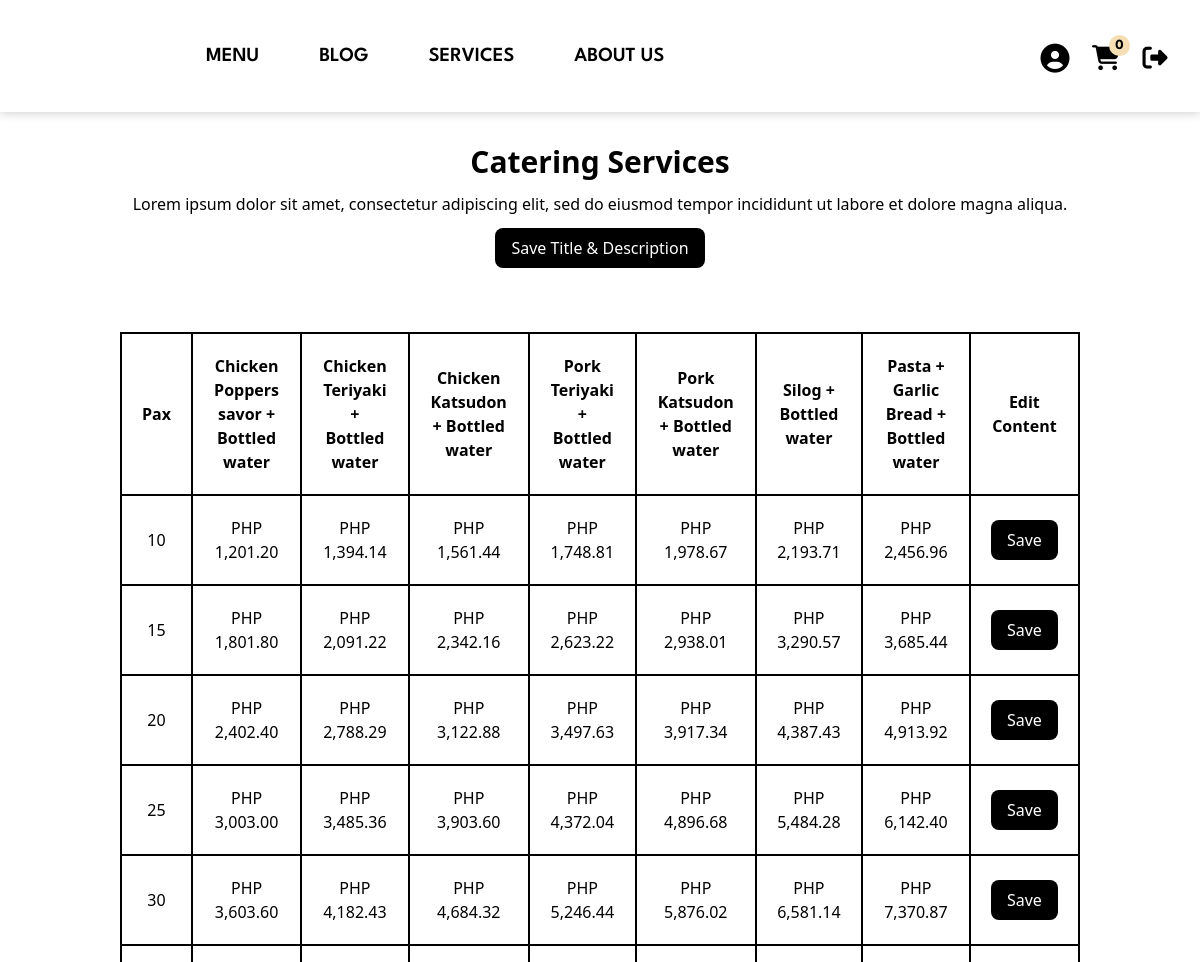
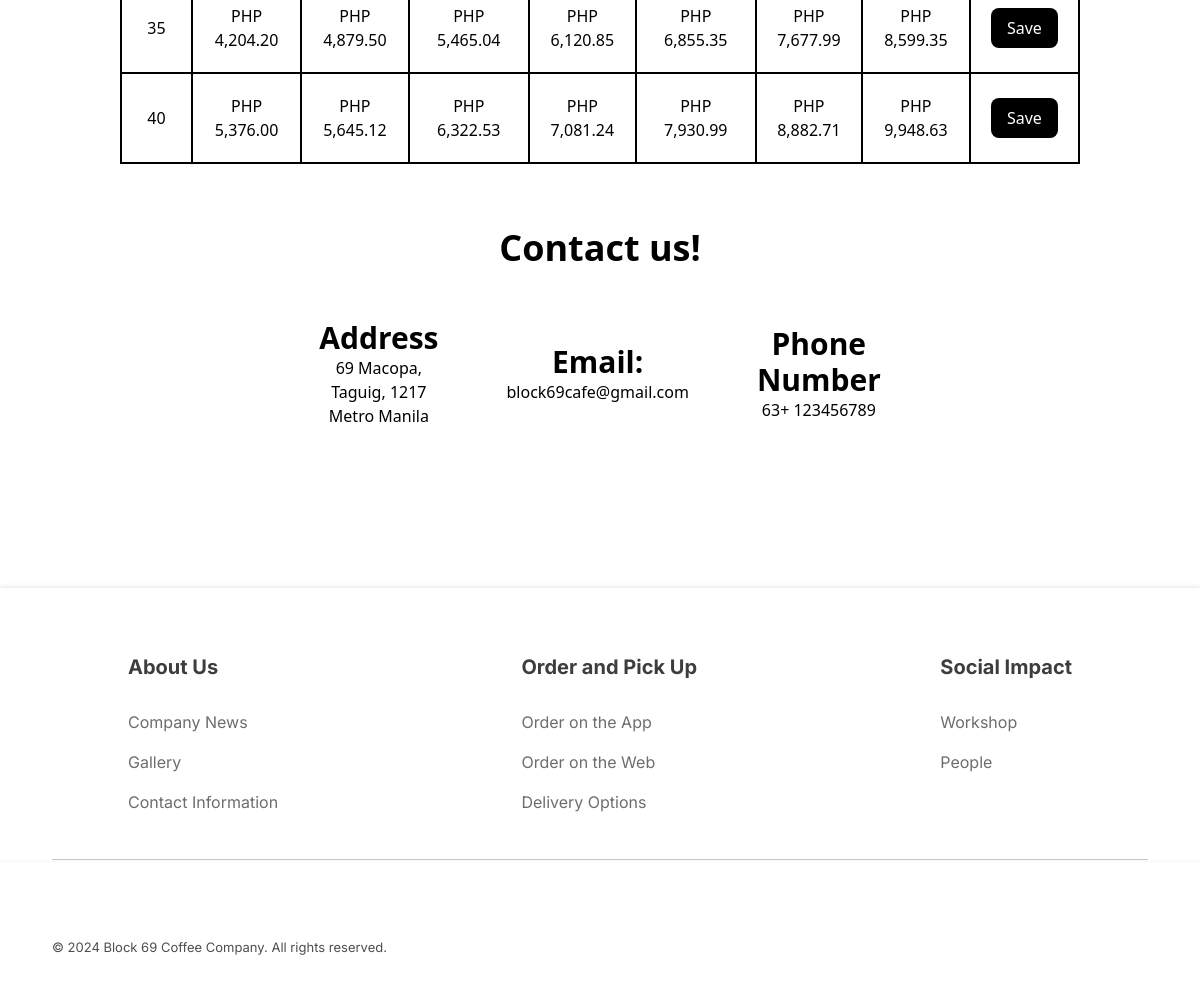
The app's page /cateringServices.php (signed in) with its own data (2 pictures, top to bottom).
### tables this page shows
CREATE TABLE `cateringservicescontent` (
  `id` int(11) NOT NULL,
  `title` varchar(1500) NOT NULL,
  `description` varchar(1500) NOT NULL
);

CREATE TABLE `cateringservicestable` (
  `id` int(11) NOT NULL,
  `pax` varchar(1500) NOT NULL,
  `cps` varchar(1500) NOT NULL,
  `ct` varchar(1500) NOT NULL,
  `ck` varchar(1500) NOT NULL,
  `pt` varchar(1500) NOT NULL,
  `pk` varchar(1500) NOT NULL,
  `silog` varchar(1500) NOT NULL,
  `pasta` varchar(1500) NOT NULL
);

CREATE TABLE `packagecontactcontent` (
  `id` int(11) NOT NULL,
  `img` varchar(1500) NOT NULL,
  `title` varchar(1500) NOT NULL,
  `description` varchar(1500) NOT NULL
);

### config/functions.php (called while the page is built, shortened)
<?php
function check_usertype($conn){
  if(isset($_SESSION['username'])){
    $username = $_SESSION['username'];
    $query = "SELECT status FROM useraccounts WHERE username = '$username'";
    $result = mysqli_query($conn, $query);
    if($result && mysqli_num_rows($result) > 0){
      $row = mysqli_fetch_assoc($result);
      $userStatus = $row['status'];
      return $userStatus;
    }
  }
}

### config/content-manage.php (called while the page is built, shortened)
<?php
  function get_cateringservicestable($conn){
    $query = "SELECT * FROM cateringservicestable";
    $result = mysqli_query($conn, $query);
    $all_content = mysqli_fetch_all($result, MYSQLI_ASSOC);
    return $all_content;
  }
  function get_cateringservicescontent($conn){
    $query = "SELECT * FROM cateringservicescontent";
    $result = mysqli_query($conn, $query);
    $all_content = mysqli_fetch_all($result, MYSQLI_ASSOC);
    return $all_content;
  }
  function get_packagecontactcontent($conn){
    $query = "SELECT * FROM packagecontactcontent";
    $result = mysqli_query($conn, $query);
    $all_content = mysqli_fetch_all($result, MYSQLI_ASSOC);
    return $all_content;
  }

### cateringServices.php (the view, shortened to what this page needs)
<?php
include_once './config/connect.php';
include_once './config/functions.php';
include_once './config/content-manage.php';
$conn = get_connection();
$cateringservicestable = get_cateringservicestable($conn);
$cateringservicescontent = get_cateringservicescontent($conn);
$packagecontactcontent = get_packagecontactcontent($conn);
include_once('partials/header.php');
?>
<script src="https://cdn.tailwindcss.com"></script>
<section class="flex flex-col gap-16 items-center">
    <div class="flex flex-col gap-3 text-center items-center" <?php if ($user_type == 'admin') echo 'contenteditable="true"'; ?>>
        <h1 class="text-3xl font-bold">
            <?php echo $cateringservicescontent[0]["title"]; ?>
        </h1>
        <h3 class="font-light">
            <?php echo $cateringservicescontent[0]["description"]; ?>
        </h3>
        <?php if ($user_type == 'admin') { ?>
            <button class="saveTitleDescription bg-black text-white px-4 py-2 rounded-lg">Save Title & Description</button>
        <?php } ?>
    </div>
    <div class="flex flex-col justify-center items-center">
        <table class="w-4/5 text-center">
            <thead>
                <tr>
                    <th class="border-black border-2 p-5"><h1>Pax</h1></th>
                    <th class="border-black border-2 p-5"><h1>Chicken Poppers savor + Bottled water</h1></th>
                    <th class="border-black border-2 p-5"><h1>Chicken Teriyaki + Bottled water</h1></th>
                    <th class="border-black border-2 p-5"><h1>Chicken Katsudon + Bottled water</h1></th>
                    <th class="border-black border-2 p-5"><h1>Pork Teriyaki + Bottled water</h1></th>
                    <th class="border-black border-2 p-5"><h1>Pork Katsudon + Bottled water</h1></th>
                    <th class="border-black border-2 p-5"><h1>Silog + Bottled water</h1></th>
                    <th class="border-black border-2 p-5"><h1>Pasta + Garlic Bread + Bottled water</h1></th>
                    <?php if ($user_type == 'admin') { ?>
                        <th class="border-black border-2 p-5">Edit Content</th>
                    <?php } ?>
                </tr>
            </thead>
            <tbody>
                <?php foreach ($cateringservicestable as $row) { ?>
                    <tr data-id="<?php echo $row['id']; ?>">
                        <td class="border-black border-2 p-5" <?php if ($user_type == 'admin') echo 'contenteditable="true"'; ?>><?php echo $row["pax"]; ?></td>
                        <td class="border-black border-2 p-5" <?php if ($user_type == 'admin') echo 'contenteditable="true"'; ?>><?php echo $row["cps"]; ?></td>
                        <td class="border-black border-2 p-5" <?php if ($user_type == 'admin') echo 'contenteditable="true"'; ?>><?php echo $row["ct"]; ?></td>
                        <td class="border-black border-2 p-5" <?php if ($user_type == 'admin') echo 'contenteditable="true"'; ?>><?php echo $row["ck"]; ?></td>
                        <td class="border-black border-2 p-5" <?php if ($user_type == 'admin') echo 'contenteditable="true"'; ?>><?php echo $row["pt"]; ?></td>
                        <td class="border-black border-2 p-5" <?php if ($user_type == 'admin') echo 'contenteditable="true"'; ?>><?php echo $row["pk"]; ?></td>
                        <td class="border-black border-2 p-5" <?php if ($user_type == 'admin') echo 'contenteditable="true"'; ?>><?php echo $row["silog"]; ?></td>
                        <td class="border-black border-2 p-5" <?php if ($user_type == 'admin') echo 'contenteditable="true"'; ?>><?php echo $row["pasta"]; ?></td>
                        <?php if ($user_type == 'admin') { ?>
                            <td class="border-black border-2 p-5">
                                <button class="saveRow bg-black text-white px-4 py-2 rounded-lg">Save</button>
                            </td>
                        <?php } ?>
                    </tr>
                <?php } ?>
            </tbody>
        </table>
    </div>
    <div class="flex flex-col justify-center items-center">
        <div class="flex items-center justify-center">
            <h1 class="text-4xl font-bold">
                <?php echo $packagecontactcontent[3]["title"]; ?>
            </h1>
        </div>
        <div class="flex flex-row justify-center items-center gap-1 w-2/4">
            <div class="flex flex-col justify-center items-center p-8">
                <?php
                $title1 = $packagecontactcontent[0]["title"];
                $desc1 = $packagecontactcontent[0]["description"];
                ?>
                <div class="">
                    <h1 class="text-3xl font-bold text-center">
                        <?php echo $title1 ?>
                    </h1>
                </div>
                <div class="">
                    <h3 class="text-center">
                        <?php echo $desc1 ?>
                    </h3>
                </div>
            </div>
            <div class="flex flex-col justify-center items-center p-8">
                <?php
                $title2 = $packagecontactcontent[1]["title"];
                $desc2 = $packagecontactcontent[1]["description"];
                ?>
                <div class="">
                    <h1 class="text-3xl font-bold text-center">
                        <?php echo $title2 ?>
                    </h1>
                </div>
                <div class="">
                    <h3 class=" text-center">
                        <?php echo $desc2 ?>
                    </h3>
                </div>
            </div>
            <div class="flex flex-col justify-center items-center p-8">
                <?php
                $title3 = $packagecontactcontent[2]["title"];
                $desc3 = $packagecontactcontent[2]["description"];
                ?>
                <div class="">
                    <h1 class="text-3xl font-bold text-center">
                        <?php echo $title3 ?>
                    </h1>
                </div>
                <div class="">
                    <h3 class=" text-center">
                        <?php echo $desc3 ?>
                    </h3>
                </div>
            </div>
        </div>
    </div>
</section>
<?php include('partials/footer.php'); ?>

### css/header.css (style rules this page uses)
* { margin: 0; padding: 0; scroll-behavior: smooth; }
html, body { margin: 0; padding: 0; overflow-x: hidden; scroll-behavior: smooth; }

### records on screen
cateringservicescontent: title "Catering Services", description "Lorem ipsum dolor sit amet, consectetur adipiscing elit, sed do eiusmod tempor incididunt ut labore et dolore magna aliqua."
cateringservicestable: pax "10", cps "PHP 1,201.20", ct "PHP 1,394.14", ck "PHP 1,561.44", pt "PHP 1,748.81", pk "PHP 1,978.67", silog "PHP 2,193.71", pasta "PHP 2,456.96"
cateringservicestable: pax "15", cps "PHP 1,801.80", ct "PHP 2,091.22", ck "PHP 2,342.16", pt "PHP 2,623.22", pk "PHP 2,938.01", silog "PHP 3,290.57", pasta "PHP 3,685.44"
cateringservicestable: pax "20", cps "PHP 2,402.40", ct "PHP 2,788.29", ck "PHP 3,122.88", pt "PHP 3,497.63", pk "PHP 3,917.34", silog "PHP 4,387.43", pasta "PHP 4,913.92"
cateringservicestable: pax "25", cps "PHP 3,003.00", ct "PHP 3,485.36", ck "PHP 3,903.60", pt "PHP 4,372.04", pk "PHP 4,896.68", silog "PHP 5,484.28", pasta "PHP 6,142.40"
cateringservicestable: pax "30", cps "PHP 3,603.60", ct "PHP 4,182.43", ck "PHP 4,684.32", pt "PHP 5,246.44", pk "PHP 5,876.02", silog "PHP 6,581.14", pasta "PHP 7,370.87"
cateringservicestable: pax "35", cps "PHP 4,204.20", ct "PHP 4,879.50", ck "PHP 5,465.04", pt "PHP 6,120.85", pk "PHP 6,855.35", silog "PHP 7,677.99", pasta "PHP 8,599.35"
cateringservicestable: pax "40", cps "PHP 5,376.00", ct "PHP 5,645.12", ck "PHP 6,322.53", pt "PHP 7,081.24", pk "PHP 7,930.99", silog "PHP 8,882.71", pasta "PHP 9,948.63"
packagecontactcontent: title "Contact us!"
packagecontactcontent: title "Address", description "69 Macopa, Taguig, 1217 Metro Manila"
packagecontactcontent: title "Email:", description "block69cafe@gmail.com"
packagecontactcontent: title "Phone Number", description "63+ 123456789"

### other values on screen
$cart_count "0"
